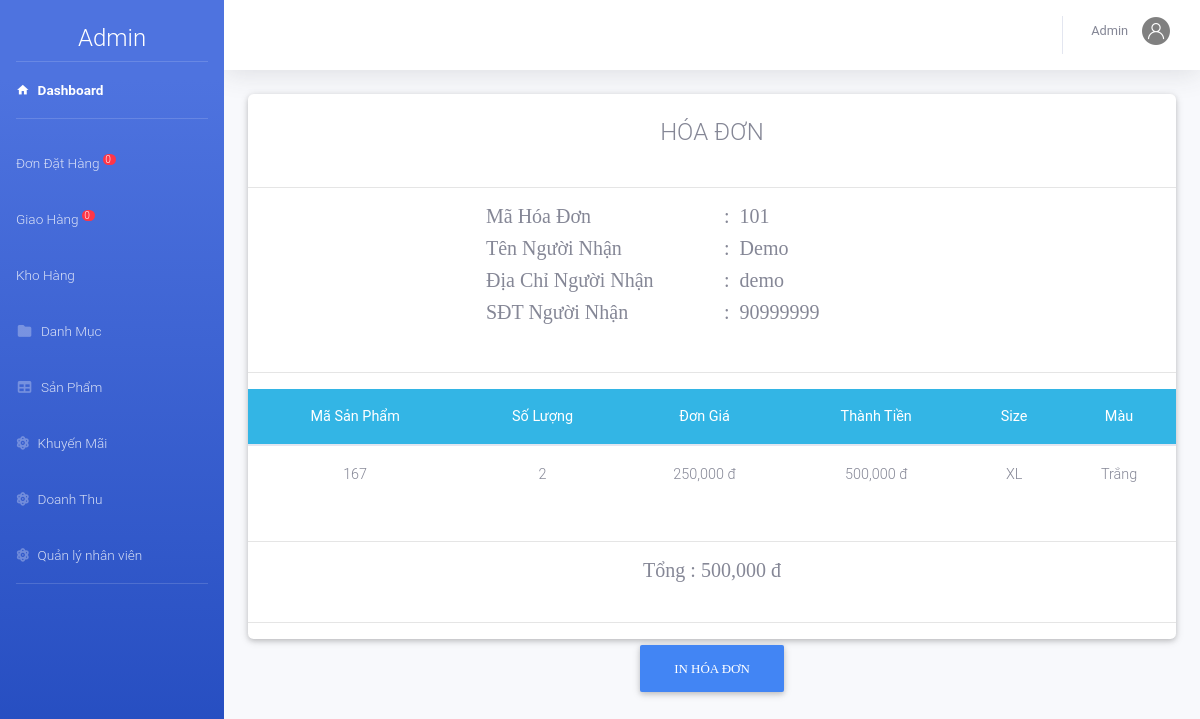
/admin/index.php?action=kho&view=chitietdh&mahd=101 (signed in), run on the app's committed database.
### tables this page shows
CREATE TABLE `nguoinhan` (
  `MaHD` int(11) NOT NULL,
  `TenNN` varchar(50) NOT NULL,
  `DiaChiNN` text NOT NULL,
  `SDTNN` int(12) NOT NULL
);

CREATE TABLE `chitiethoadon` (
  `MaHD` int(11) NOT NULL,
  `MaSP` int(11) NOT NULL,
  `SoLuong` int(11) NOT NULL,
  `DonGia` decimal(10,0) NOT NULL,
  `ThanhTien` decimal(10,0) NOT NULL,
  `Size` varchar(50) NOT NULL,
  `MaMau` varchar(50) NOT NULL
);

### admin/kho/chitietdh.php (the view)
<?php
	include_once('../model/database.php');
	$mahd=$_GET['mahd'];
	$sql="select * from chitiethoadon where MaHD=$mahd ";
	$rs=mysqli_query($conn,$sql);
	$sql2="select * from nguoinhan where MaHD=$mahd ";
	$rs2=mysqli_query($conn,$sql2);
	$row2=mysqli_fetch_array($rs2);
?>
<div class="container-fluid">
<div class="row">
    <div class="col-md-12 grid-margin stretch-card">
        <div class="card">
        	<br>
			<h4 class="m-auto" > HÓA ĐƠN</h4><br><hr>
			<div class="row">
				<div class="col-md-3"></div>
				<div class="col-md-3"><h5 style="font-family: Alata;">Mã Hóa Đơn </h5></div>
				<div class="col-md-6"><h5 style="font-family: Alata;">: &#160;<?php echo $mahd ?></h5></div>
				<div class="col-md-3"></div>
				<div class="col-md-3"><h5 style="font-family: Alata;">Tên Người Nhận </h5></div>
				<div class="col-md-6"><h5 style="font-family: Alata;">: &#160;<?php echo $row2['TenNN']; ?></h5></div>
				<div class="col-md-3"></div>
				<div class="col-md-3"><h5 style="font-family: Alata;">Địa Chỉ Người Nhận </h5></div>
				<div class="col-md-6"><h5 style="font-family: Alata;">: &#160;<?php echo $row2['DiaChiNN'] ?></h5></div>
				<div class="col-md-3"></div>
				<div class="col-md-3"><h5 style="font-family: Alata;">SĐT Người Nhận </h5></div>
				<div class="col-md-6"><h5 style="font-family: Alata;">: &#160;<?php echo $row2['SDTNN'] ?></h5></div>
			</div>
			<br><hr>
			<table class="table table-hover m-auto text-center" style="font-size: 13px;">
				<thead class="badge-info">
					<tr>
						<th>Mã Sản Phẩm</th><th>Số Lượng </th><th>Đơn Giá</th><th>Thành Tiền</th><th>Size</th><th>Màu</th>
					</tr>
				</thead>
				<tbody>
			 <?php $so=0;
				 while ($row=mysqli_fetch_array($rs)) { $so=$so+$row['ThanhTien']; ?>
					<tr>
						<td><?php echo $row['MaSP']; ?></td>
						<td><?php echo $row['SoLuong']; ?></td>
						<td><?php echo number_format($row['DonGia']).' đ'; ?></td>
						<td><?php echo number_format($row['ThanhTien']).' đ'; ?></td>
						<td><?php echo $row['Size']; ?></td><td><?php echo $row['MaMau']; ?></td>
					</tr>
			 <?php	} ?>
				</tbody>
			</table><br><hr>
			<h5 class="m-auto" style="font-family: Alata;">Tổng : <?php echo number_format($so).' đ'; ?></h5>
			<br><hr>
		</div>
	</div>
		<div class="col-12">
			<center>
				<button type="sub" name="dk" value="đã duyệt"class="btn btn-primary" style="font-family: Comfortaa;">In hóa Đơn</button>
			</center>
		</div>
</div>
</div>

### data on the page
nguoinhan: TenNN "Demo", DiaChiNN "demo", SDTNN "90999999"
chitiethoadon: MaSP "167", SoLuong "2", DonGia "250,000", ThanhTien "500,000", Size "XL", MaMau "Trắng"

### other printed values
$dem "0"
$nv['TenNV'] "Admin"
$mahd "101"
$so "500,000"
